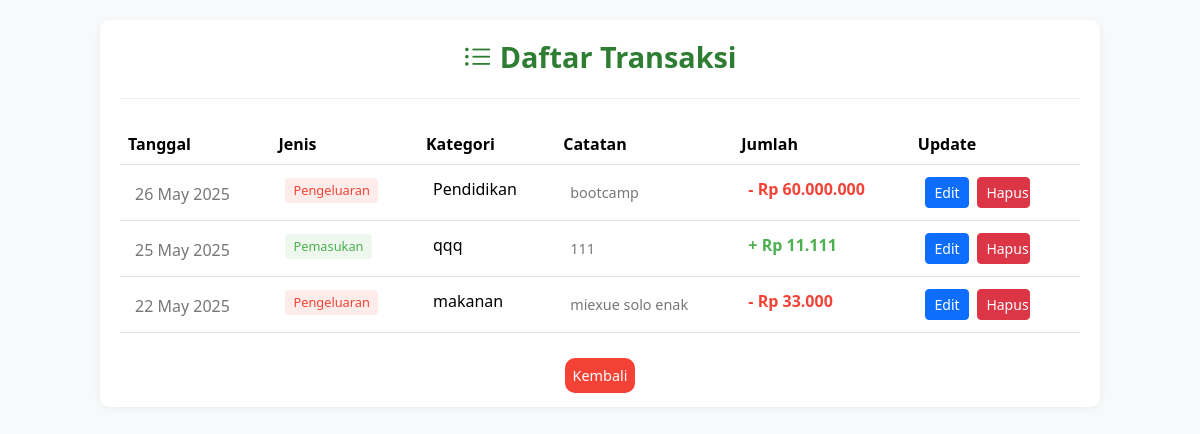
Page /transactions.php (signed in) on the committed database.
### tables this page shows
CREATE TABLE `transactions` (
  `id` int(11) NOT NULL,
  `user_id` int(11) NOT NULL,
  `type` varchar(20) NOT NULL,
  `amount` decimal(15,2) NOT NULL,
  `category` varchar(50) DEFAULT NULL,
  `date` date NOT NULL,
  `note` text DEFAULT NULL
);

### transactions.php (the view, shortened to what this page needs)
<?php
include "connect.php";
$username = $_SESSION['username'];
$sql = "SELECT account_id FROM tb_account WHERE username = ?";
$stmt = $conn->prepare($sql);
$stmt->bind_param("s", $username);
$stmt->execute();
$result = $stmt->get_result();
$user = $result->fetch_assoc();
$user_id = $user['account_id'];
$sql = "SELECT * FROM transactions WHERE user_id = ? ORDER BY date DESC";
$stmt = $conn->prepare($sql);
$stmt->bind_param("i", $user_id);
$stmt->execute();
$transactions = $stmt->get_result();
?>
<!DOCTYPE html>
<html lang="en">
<head>
    <link rel="stylesheet" href="https://cdn.jsdelivr.net/npm/bootstrap-icons@1.11.3/font/bootstrap-icons.min.css">
    <link href="https://cdn.jsdelivr.net/npm/bootstrap@5.3.3/dist/css/bootstrap.min.css" rel="stylesheet">
</head>
<body>
    <div class="transactions-container">
        <div class="transactions-header">
            <h1><i class="bi bi-list-ul"></i> Daftar Transaksi</h1>
        </div>
            <table class="transaction-table table">
                <thead>
                    <tr>
                        <th>Tanggal</th>
                        <th>Jenis</th>
                        <th>Kategori</th>
                        <th>Catatan</th>
                        <th>Jumlah</th>
                        <th>Update</th>
                    </tr>
                </thead>
                <tbody>
                    <?php while ($transaction = $transactions->fetch_assoc()): ?>
                        <tr class="<?= $transaction['type'] ?>-row">
                            <td>
                                <div class="transaction-date">
                                    <?= date('d M Y', strtotime($transaction['date'])) ?>
                                </div>
                            </td>
                            <td>
                                <span class="transaction-type type-<?= $transaction['type'] ?>">
                                    <?= $transaction['type'] == 'income' ? 'Pemasukan' : 'Pengeluaran' ?>
                                </span>
                            </td>
                            <td><?= htmlspecialchars($transaction['category']) ?></td>
                            <td>
                                <?php if (!empty($transaction['note'])): ?>
                                    <div class="transaction-note">
                                        <?= htmlspecialchars($transaction['note']) ?>
                                    </div>
                                <?php else: ?>
                                    -
                                <?php endif; ?>
                            </td>
                            <td class="amount">
                                <?= $transaction['type'] == 'income' ? '+' : '-' ?>
                                Rp <?= number_format($transaction['amount'], 0, ',', '.') ?>
                            </td>
                            <td>
  <div class="d-flex w-75">
    <a href="edit_transaction.php?id=<?= $transaction['id'] ?>" class="btn btn-sm btn-primary w-50 me-2">
      <i class="fas fa-edit"></i> Edit
    </a>
    <a href="delete_transaction.php?id=<?= $transaction['id'] ?>" class="btn btn-sm btn-danger w-50" onclick="return confirm('Yakin ingin menghapus?')">
      <i class="fas fa-trash-alt"></i> Hapus
    </a>
  </div>
</td>
                        </tr>
                    <?php endwhile; ?>
                </tbody>
            </table>
        <div class="btn-back">
                <a href="dashboard.php" class="kembali">
                     Kembali
                </a>
            </div>
    </div>
</body>
</html>

### transactions.php (style rules this page uses)
:root { --primary: #2E7D32; --income: #4CAF50; --expense: #F44336; --light: #f5f5f5; }
body { background-color: #f8f9fa; font-family: 'Segoe UI', Tahoma, Geneva, Verdana, sans-serif; padding: 20px; }
.transactions-container { max-width: 1000px; margin: 0 auto; background: white; border-radius: 10px; padding: 20px; box-shadow: 0 2px 10px rgba(0, 0, 0, 0.05); }
.transactions-header { text-align: center; margin-bottom: 25px; padding-bottom: 15px; border-bottom: 1px solid #eee; }
.transactions-header h1 { color: var(--primary); font-weight: 600; font-size: 1.8rem; }
.transaction-table td { padding: 12px 15px; }
.income-row .amount { color: var(--income); font-weight: 600; }
.expense-row .amount { color: var(--expense); font-weight: 600; }
.transaction-type { display: inline-block; padding: 3px 8px; border-radius: 4px; font-size: 0.8rem; font-weight: 500; text-transform: capitalize; }
.type-income { background-color: rgba(76, 175, 80, 0.1); color: var(--income); }
.type-expense { background-color: rgba(244, 67, 54, 0.1); color: var(--expense); }
.transaction-note { color: #777; font-size: 0.9rem; margin-top: 5px; }
.transaction-date { color: #777; font-size: 1rem; margin-top: 5px; }
.btn-back { margin-top: 30px; text-align: center; }
.kembali { font-size: 0.9rem; border-radius: 10px; padding: 8px; background-color: #F44336; text-align: center; color: white; text-decoration: none; transition: background 0.3s; }

### rows in the picture
transactions: date "26 May 2025", type "Pengeluaran", category "Pendidikan", note "bootcamp", amount "60.000.000"
transactions: date "25 May 2025", type "Pemasukan", category "qqq", note "111", amount "11.111"
transactions: date "22 May 2025", type "Pengeluaran", category "makanan", note "miexue solo enak", amount "33.000"
